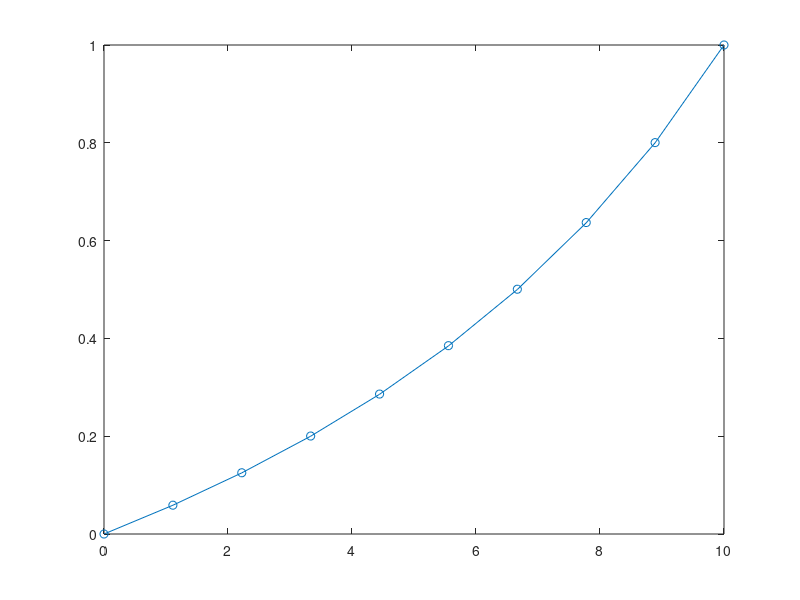

Here is the MATLAB script that generated this plot:
% This script approximates the indeterminate case of the
% tapered bar covered in lecture as an end-to-end
% assemblage of uniform axial deformation elements, 
% and compares the result with the analytical solution
% derived in lecture.

%%%%%%% Input data %%%%%%%

% Young's modulus:
E = 1;
% Geometry:
L_tot = 10; % Total length of bar
R_0 = 1; % Radius at x=0
R_L = 0.5; % Radius at x=L_tot
% Total number of nodes:
N_node = 10;
% Displacement BCs at both ends:
u_0 = 0;
u_L = 1;
% Forces at interior nodes:
P = zeros(1,N_node-2);

%%%%%%% Derived quantities %%%%%%%

% "Mesh" of nodal positions:
x = linspace(0,L_tot,N_node);
% Number of elements:
N_el = N_node - 1;
% Array of element lengths:
L = x(2:N_node) - x(1:N_el);
% Array of cross-sectional areas at nodes:
R_func = @(x) R_0 - ((R_0-R_L)/L_tot)*x;
A_nodal = pi*R_func(x).^2;
% Cross-sectional area for each element:
A = 0.5*(A_nodal(1:N_el) + A_nodal(2:N_node));
% Array of stiffnesses of elements:
k = E.*A./L;

%%%%%%% Assemble the equation system %%%%%%%

K = zeros(N_node,N_node);
K(1,1) = 1;
K(N_node,N_node) = 1;
for i=2:N_node-1
    K(i,i-1:i+1) = [-k(i-1) , k(i-1)+k(i) , -k(i)];
end

%%%%%%% Solve system for nodal displacements %%%%%%%

u = K\[u_0;transpose(P);u_L];

%%%%%%% Post-process results %%%%%%%

% Strain in each element:
epsilon = transpose(u(2:N_node) - u(1:N_el))./L;
% Stress in each element:
sigma = E.*epsilon;
% Force in each element:
F = sigma.*A;

% Compare with ODE solution from lecture:
u_exact = @(x) (u_L*R_L/(R_0-R_L))*(R_0/(R_0-((R_0-R_L)/L_tot)*x)-1);
plot(x,arrayfun(u_exact,x));
hold on;
scatter(x,u);

